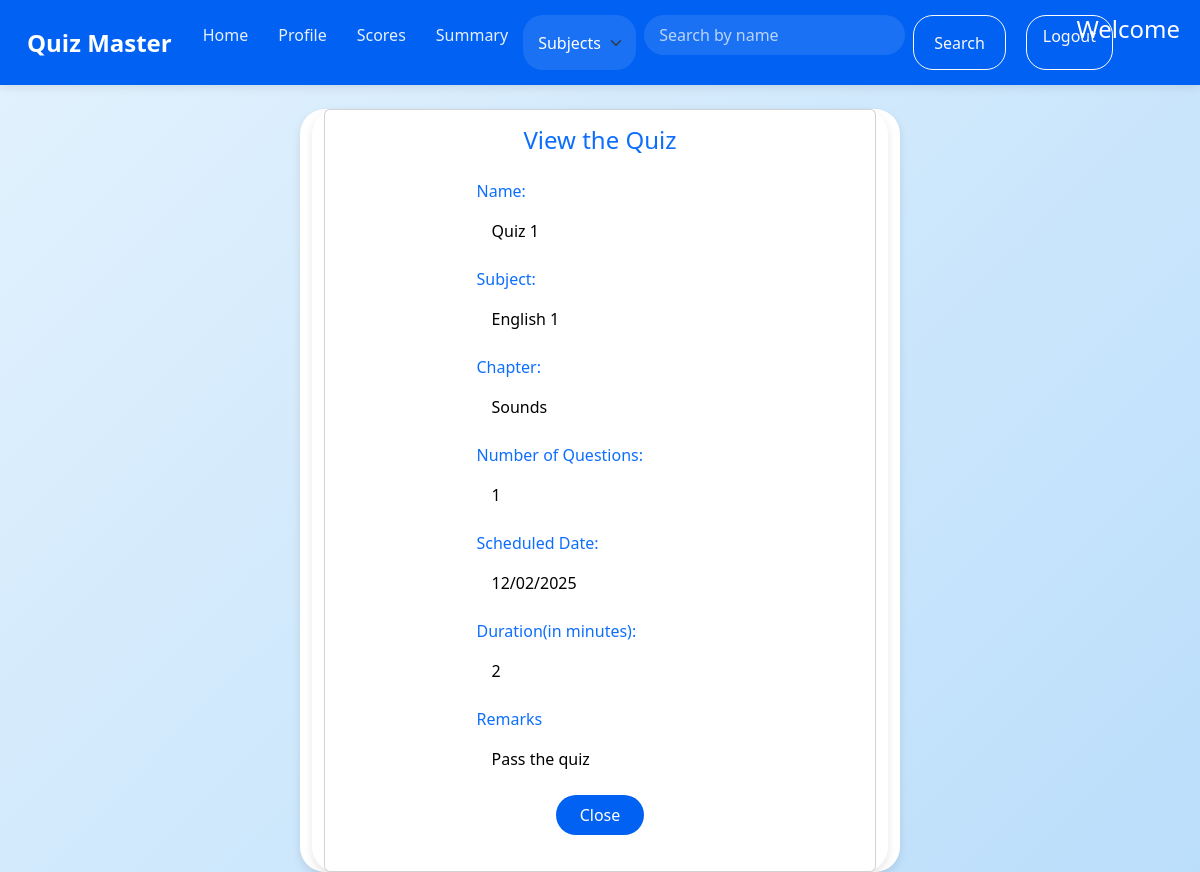
The app's page /quiz/1/view (signed in) with its own data.
### models.py (models this page shows)
class User(db.Model):
    id = db.Column(db.Integer, primary_key = True)
    username = db.Column(db.String(50), unique = True, nullable = False)
    password_hash = db.Column(db.String(256),  nullable = False)
    full_name = db.Column(db.String(100), nullable=False, default='User')
    qualification = db.Column(db.String(255), nullable = True)
    dob = db.Column(db.String(20), nullable = True)
    is_admin = db.Column(db.Boolean, nullable = False, default = False)

class Quiz(db.Model):
    id = db.Column(db.Integer, primary_key = True)
    name = db.Column(db.String(255), nullable = False)
    no_of_question = db.Column(db.Integer, nullable = False)
    marks = db.Column(db.Integer, nullable = False)
    date = db.Column(db.DateTime, default=datetime.utcnow)
    time = db.Column(db.Integer, default=int(datetime.utcnow().timestamp()))
    remark = db.Column(db.String(255))
    chapter_id = db.Column(db.Integer, db.ForeignKey('chapter.id'), nullable=False)
    questions = db.relationship('Question', backref='quiz', lazy=True)

class Subject(db.Model):
    id = db.Column(db.Integer, primary_key = True)
    name = db.Column(db.String(64), nullable = False, unique = True)
    description = db.Column(db.String(150))
    chapters = db.relationship('Chapter', backref='subject', cascade='all, delete')

class Chapter(db.Model):
    id = db.Column(db.Integer, primary_key = True)
    name = db.Column(db.String(64 ), nullable = False)
    description = db.Column(db.String(100))
    subject_id = db.Column(db.Integer, db.ForeignKey('subject.id'), nullable=False)

### controllers/routes.py (the view)
@app.route('/quiz/<int:id>/view')
@auth_requried
def view_quiz(id):
    user = User.query.get(session['user_id'])
    quiz = Quiz.query.get_or_404(id)
    chapter = Chapter.query.get(quiz.chapter_id)
    subject = Subject.query.get(chapter.subject_id)
    return render_template('view_quiz.html', quiz=quiz, chapter=chapter, subject=subject, user=user)

### controllers/routes.py (called while the page is built)
def auth_requried(func):
    @wraps(func)
    def inner(*args, **kwargs):
        if 'user_id' in session:
            return func(*args, **kwargs)
        else:
            flash('You need to be logged in to access this page')
            return redirect(url_for('login'))
    return inner

### templates/view_quiz.html (shortened to what this page needs)
{% extends 'layout.html' %}
{% block content %}
<div class="container mt-4">
    <div class="card">
        <div class="card-body">
            <h3 class="text-center text-primary mb-4">View the Quiz</h3>
            <div class="row">
                <div class="col-md-6 mx-auto">
                    <div class="mb-3">
                        <label class="form-label text-primary">Name:</label>
                        <input type="text" class="form-control" value="{{ quiz.name }}" readonly>
                    </div>
                    <div class="mb-3">
                        <label class="form-label text-primary">Subject:</label>
                        <input type="text" class="form-control" value="{{ subject.name }}" readonly>
                    </div>
                    <div class="mb-3">
                        <label class="form-label text-primary">Chapter:</label>
                        <input type="text" class="form-control" value="{{ chapter.name }}" readonly>
                    </div>
                    <div class="mb-3">
                        <label class="form-label text-primary">Number of Questions:</label>
                        <input type="text" class="form-control" value="{{ quiz.no_of_question }}" readonly>
                    </div>
                    <div class="mb-3">
                        <label class="form-label text-primary">Scheduled Date:</label>
                        <input type="text" class="form-control" value="{{ quiz.date.strftime('%d/%m/%Y') }}" readonly>
                    </div>
                    <div class="mb-3">
                        <label class="form-label text-primary">Duration(in minutes):</label>
                        <input type="text" class="form-control" value="{{ quiz.time }}" readonly>
                    </div>
                    <div class="mb-3">
                        <label class="form-label text-primary">Remarks</label>
                        <input type="text" class="form-control" value="{{ quiz.remark }}" readonly>
                    </div>
                    <div class="text-center">
                        <a href="{{ url_for('home') }}" class="btn btn-primary px-4">Close</a>
                    </div>
                </div>
            </div>
        </div>
    </div>
</div>
{% endblock %}

### templates/navbar.html (shortened to what this page needs)
<nav class="navbar navbar-expand-lg bg-body-tertiary">
    <div class="container-fluid">
        <a class="navbar-brand" href="/">Quiz Master</a>
        <div class="collapse navbar-collapse" id="navbarSupportedContent">
            <ul class="navbar-nav me-auto mb-2 mb-lg-0">
                {% if 'user_id' in session %}
                <li class="nav-item">
                    <a class="nav-link" href="{{ url_for('home') }}">Home</a>
                </li>
                <li class="nav-item">
                    <a class="nav-link" href="{{ url_for('profile') }}">Profile</a>
                </li>
                {% if user and user.is_admin %}
                <li class="nav-item">
                    <a class="nav-link" href="{{ url_for('quiz_management') }}">Quiz Management</a>
                </li>
                <li class="nav-item">
                    <a class="nav-link" href="{{ url_for('summary') }}">Summary</a>
                </li>
                <li class="nav-item">
                    <a class="nav-link" href="{{ url_for('user_data') }}">User Data</a>
                </li>
                {% else %}
                <li class="nav-item">
                    <a class="nav-link" href="{{ url_for('score') }}">Scores</a>
                </li>
                <li class="nav-item">
                    <a class="nav-link" href="{{ url_for('user_summary') }}">Summary</a>
                </li>
                {% endif %}
                <form class="d-flex" method="GET" action="{{ url_for('search') }}">
                    <select class="form-select me-2" name="source" style="width: auto;">
                        {% if user.is_admin %}
                        <option value="users" {% if source=='users' %}selected{% endif %}>Users</option>
                        <option value="subjects" {% if source=='subjects' %}selected{% endif %}>Subjects</option>
                        <option value="quiz" {% if source=='quiz' %}selected{% endif %}>Quizzes</option>
                        {% else %}
                        <option value="subjects" {% if source=='subjects' %}selected{% endif %}>Subjects</option>
                        {% endif %}
                    </select>
                    <input class="form-control me-2" type="search" placeholder="Search by name" name="q"
                        value="{{ request.args.get('q', '') }}">
                    <button class="btn btn-outline-light" type="submit">Search</button>
                </form>
                <a href="{{ url_for('logout') }}" class="btn btn-logout">Logout</a>
                <h4 class="welcome-message">
                    {% if user.is_admin %}
                    Welcome Admin
                    {% else %}
                    Welcome {{ user.full_name }}
                    {% endif %}
                </h4>
                {% endif %}
            </ul>
        </div>
    </div>
</nav>

### templates/view_quiz.html (style rules this page uses)
body { background: linear-gradient(135deg, #E3F2FD, #BBDEFB); font-family: 'Segoe UI', system-ui, sans-serif; }
.container { background-color: white; border-radius: 25px; box-shadow: 0 4px 8px rgba(0,0,0,0.1); max-width: 600px; margin: 0 auto; }
.text-center { color: #0061F2; font-size: 24px; font-weight: 500; margin-bottom: 20px; }
.form-label { color: #0066fd; font-weight: 500; margin-bottom: 8px; }
.form-control { border-radius: 10px; padding: 8px 12px; margin-bottom: 15px; background-color: #f8f9fa; border: 1px solid #ddd; cursor: not-allowed; color: black !important; }
.btn-primary { background-color: #0061F2; color: white; border: none; border-radius: 20px; padding: 8px 24px; font-weight: 500; }

### templates/navbar.html (style rules this page uses)
.navbar { background-color: #0061F2 !important; padding: 15px 0; box-shadow: 0 2px 10px rgba(0, 0, 0, 0.1); }
.navbar-brand { color: white !important; font-size: 24px; font-weight: 600; padding-left: 15px; }
.nav-link { color: rgba(255, 255, 255, 0.9) !important; font-weight: 500; padding: 8px 15px !important; border-radius: 20px; transition: all 0.3s ease; }
.form-select { border-radius: 20px; padding: 8px 15px; padding-right: 35px; border: none; background-color: rgba(255, 255, 255, 0.1); color: white; }
.form-select option { background-color: #0061F2; color: white; }
.form-control { border-radius: 20px; padding: 8px 15px; border: none; background-color: rgba(255, 255, 255, 0.1); color: white; }
.form-control::placeholder { color: rgba(255, 255, 255, 0.7) !important; }
.btn-outline-light { border-radius: 20px; padding: 8px 20px; font-weight: 500; transition: all 0.3s ease; }
.btn-logout { color: #fff8f8; border: none; border-radius: 20px; border: 1px solid #ffffff; padding: 8px 16px; margin: 0 20px; font-weight: 500; text-decoration: none; }
.welcome-message { position: absolute; right: 20px; color: white; font-weight: 500; }

### records on screen
User: source "Subjects"
Quiz: name "Quiz 1", no_of_question "1", date "12/02/2025", time "2", remark "Pass the quiz"
Subject: name "English 1"
Chapter: name "Sounds"
